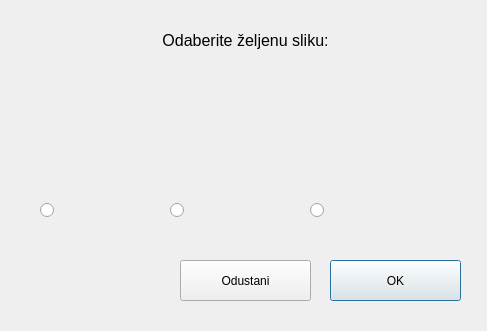
<?xml version="1.0" encoding="UTF-8"?>
<ui version="4.0">
 <class>izborIkona</class>
 <widget class="QDialog" name="izborIkona">
  <property name="geometry">
   <rect>
    <x>0</x>
    <y>0</y>
    <width>487</width>
    <height>331</height>
   </rect>
  </property>
  <property name="windowTitle">
   <string>Dialog</string>
  </property>
  <widget class="QLabel" name="izborSlike">
   <property name="geometry">
    <rect>
     <x>10</x>
     <y>10</y>
     <width>471</width>
     <height>61</height>
    </rect>
   </property>
   <property name="font">
    <font>
     <pointsize>12</pointsize>
    </font>
   </property>
   <property name="text">
    <string>Odaberite željenu sliku:</string>
   </property>
   <property name="alignment">
    <set>Qt::AlignCenter</set>
   </property>
  </widget>
  <widget class="QRadioButton" name="prviIzbor">
   <property name="geometry">
    <rect>
     <x>40</x>
     <y>200</y>
     <width>95</width>
     <height>20</height>
    </rect>
   </property>
   <property name="text">
    <string/>
   </property>
  </widget>
  <widget class="QRadioButton" name="drugiIzbor">
   <property name="geometry">
    <rect>
     <x>170</x>
     <y>200</y>
     <width>95</width>
     <height>20</height>
    </rect>
   </property>
   <property name="text">
    <string/>
   </property>
  </widget>
  <widget class="QRadioButton" name="treciIzbor">
   <property name="geometry">
    <rect>
     <x>310</x>
     <y>200</y>
     <width>95</width>
     <height>20</height>
    </rect>
   </property>
   <property name="text">
    <string/>
   </property>
  </widget>
  <widget class="QPushButton" name="okGmb">
   <property name="geometry">
    <rect>
     <x>330</x>
     <y>260</y>
     <width>131</width>
     <height>41</height>
    </rect>
   </property>
   <property name="text">
    <string>OK</string>
   </property>
  </widget>
  <widget class="QLabel" name="slika1">
   <property name="geometry">
    <rect>
     <x>60</x>
     <y>90</y>
     <width>101</width>
     <height>91</height>
    </rect>
   </property>
   <property name="text">
    <string/>
   </property>
  </widget>
  <widget class="QLabel" name="slika2">
   <property name="geometry">
    <rect>
     <x>190</x>
     <y>90</y>
     <width>101</width>
     <height>91</height>
    </rect>
   </property>
   <property name="text">
    <string/>
   </property>
  </widget>
  <widget class="QLabel" name="slika3">
   <property name="geometry">
    <rect>
     <x>330</x>
     <y>90</y>
     <width>101</width>
     <height>91</height>
    </rect>
   </property>
   <property name="text">
    <string/>
   </property>
  </widget>
  <widget class="QPushButton" name="odustaniGmb">
   <property name="geometry">
    <rect>
     <x>180</x>
     <y>260</y>
     <width>131</width>
     <height>41</height>
    </rect>
   </property>
   <property name="text">
    <string>Odustani</string>
   </property>
  </widget>
 </widget>
 <resources/>
 <connections/>
</ui>
